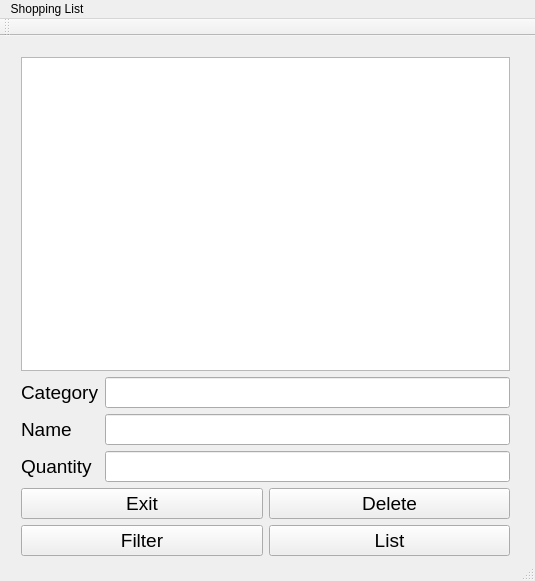
<?xml version="1.0" encoding="UTF-8"?>
<ui version="4.0">
 <class>test_shoppingListClass</class>
 <widget class="QMainWindow" name="test_shoppingListClass">
  <property name="geometry">
   <rect>
    <x>0</x>
    <y>0</y>
    <width>535</width>
    <height>581</height>
   </rect>
  </property>
  <property name="windowTitle">
   <string>test_shoppingList</string>
  </property>
  <widget class="QWidget" name="centralWidget">
   <widget class="QWidget" name="layoutWidget">
    <property name="geometry">
     <rect>
      <x>10</x>
      <y>10</y>
      <width>511</width>
      <height>521</height>
     </rect>
    </property>
    <layout class="QVBoxLayout" name="verticalLayout">
     <item>
      <widget class="QListWidget" name="items_listWidget">
       <property name="font">
        <font>
         <pointsize>14</pointsize>
        </font>
       </property>
      </widget>
     </item>
     <item>
      <layout class="QGridLayout" name="gridLayout">
       <item row="0" column="0">
        <widget class="QLabel" name="label">
         <property name="font">
          <font>
           <pointsize>14</pointsize>
          </font>
         </property>
         <property name="text">
          <string>Category</string>
         </property>
        </widget>
       </item>
       <item row="0" column="1">
        <widget class="QLineEdit" name="category_lineEdit">
         <property name="font">
          <font>
           <pointsize>14</pointsize>
          </font>
         </property>
        </widget>
       </item>
       <item row="1" column="0">
        <widget class="QLabel" name="label_2">
         <property name="font">
          <font>
           <pointsize>14</pointsize>
          </font>
         </property>
         <property name="text">
          <string>Name</string>
         </property>
        </widget>
       </item>
       <item row="1" column="1">
        <widget class="QLineEdit" name="name_lineEdit">
         <property name="font">
          <font>
           <pointsize>14</pointsize>
          </font>
         </property>
        </widget>
       </item>
       <item row="2" column="0">
        <widget class="QLabel" name="label_3">
         <property name="font">
          <font>
           <pointsize>14</pointsize>
          </font>
         </property>
         <property name="text">
          <string>Quantity</string>
         </property>
        </widget>
       </item>
       <item row="2" column="1">
        <widget class="QLineEdit" name="quantity_lineEdit">
         <property name="font">
          <font>
           <pointsize>14</pointsize>
          </font>
         </property>
        </widget>
       </item>
      </layout>
     </item>
     <item>
      <layout class="QGridLayout" name="gridLayout_2">
       <item row="0" column="0">
        <widget class="QPushButton" name="exit_pushButton">
         <property name="font">
          <font>
           <pointsize>14</pointsize>
          </font>
         </property>
         <property name="text">
          <string>Exit</string>
         </property>
        </widget>
       </item>
       <item row="0" column="1">
        <widget class="QPushButton" name="delete_pushButton">
         <property name="font">
          <font>
           <pointsize>14</pointsize>
          </font>
         </property>
         <property name="text">
          <string>Delete</string>
         </property>
        </widget>
       </item>
       <item row="1" column="0">
        <widget class="QPushButton" name="filter_pushButton">
         <property name="font">
          <font>
           <pointsize>14</pointsize>
          </font>
         </property>
         <property name="text">
          <string>Filter</string>
         </property>
        </widget>
       </item>
       <item row="1" column="1">
        <widget class="QPushButton" name="list_pushButton">
         <property name="font">
          <font>
           <pointsize>14</pointsize>
          </font>
         </property>
         <property name="text">
          <string>List</string>
         </property>
        </widget>
       </item>
      </layout>
     </item>
    </layout>
   </widget>
  </widget>
  <widget class="QMenuBar" name="menuBar">
   <property name="geometry">
    <rect>
     <x>0</x>
     <y>0</y>
     <width>535</width>
     <height>21</height>
    </rect>
   </property>
   <widget class="QMenu" name="menuShopping_List">
    <property name="title">
     <string>Shopping List</string>
    </property>
   </widget>
   <addaction name="menuShopping_List"/>
  </widget>
  <widget class="QToolBar" name="mainToolBar">
   <attribute name="toolBarArea">
    <enum>TopToolBarArea</enum>
   </attribute>
   <attribute name="toolBarBreak">
    <bool>false</bool>
   </attribute>
  </widget>
  <widget class="QStatusBar" name="statusBar"/>
 </widget>
 <layoutdefault spacing="6" margin="11"/>
 <resources>
  <include location="test_shoppingList.qrc"/>
 </resources>
 <connections/>
</ui>
